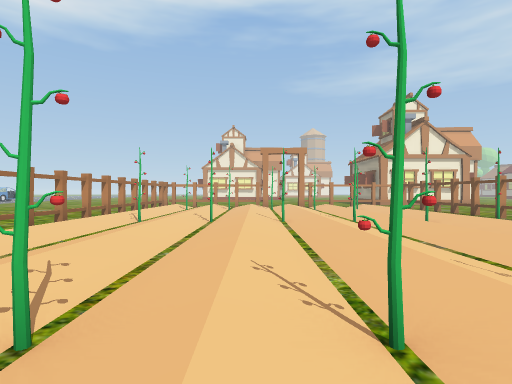
View 1 (above)

16 first-person views from a walk through a Unity game level. The camera is 1.5 m above the floor, looks level and sees 80° across. Doors are open. The floor is counted in squares, 2 m on a side. Each view is taken from the middle of a square. On the plan, view 1 faces up. The plan holds only what a view shows up to about 10 squares ahead; the rest is blank. The place goes on beyond the plan.

View 2
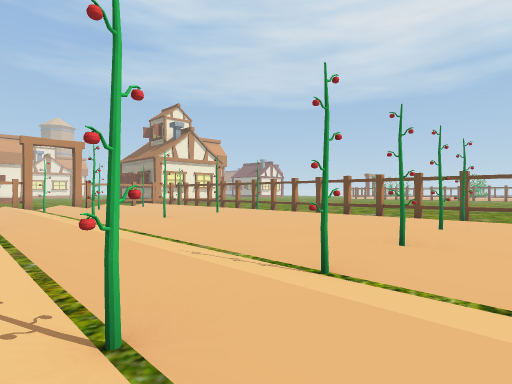

View 3
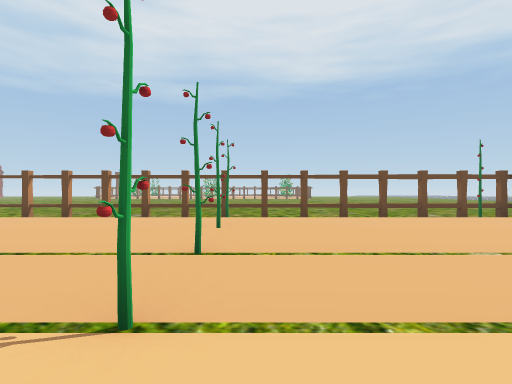

View 4
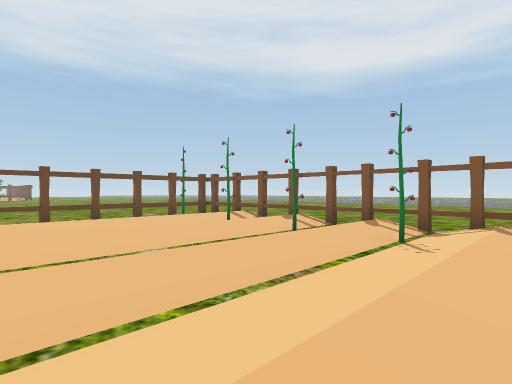

View 5
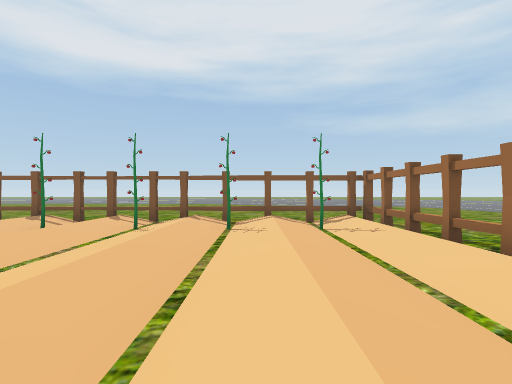

View 6
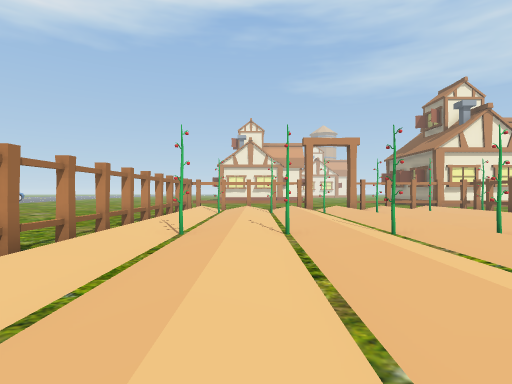

View 7
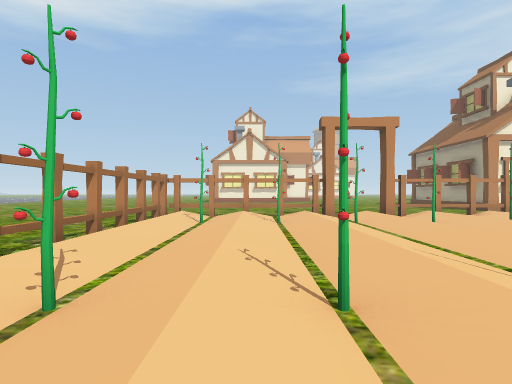

View 8
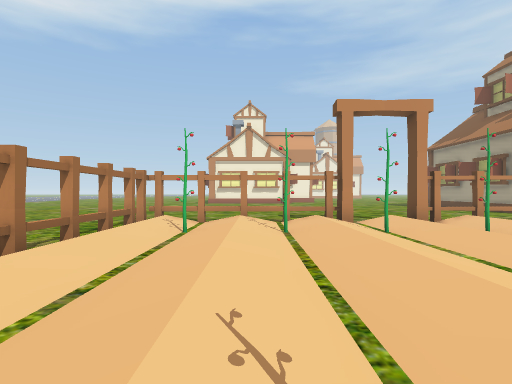

View 9
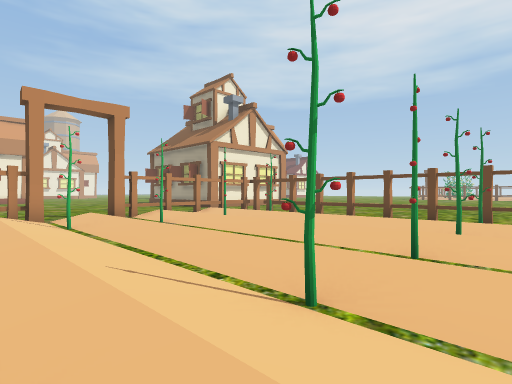

View 10
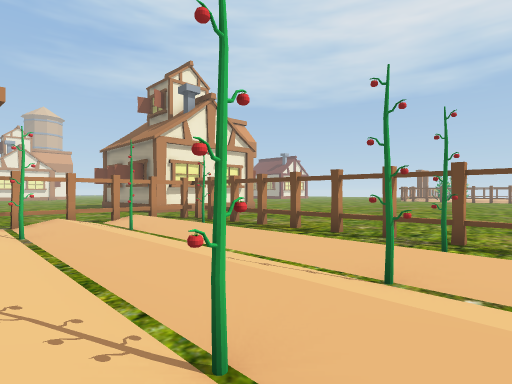

View 11
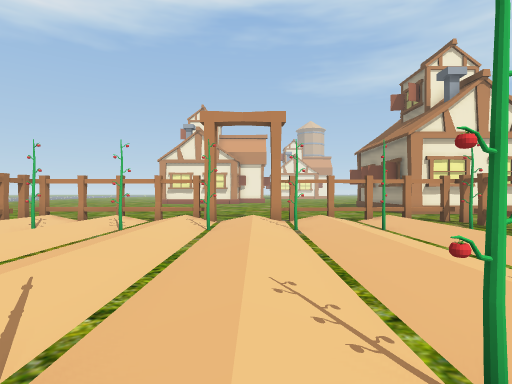

View 12
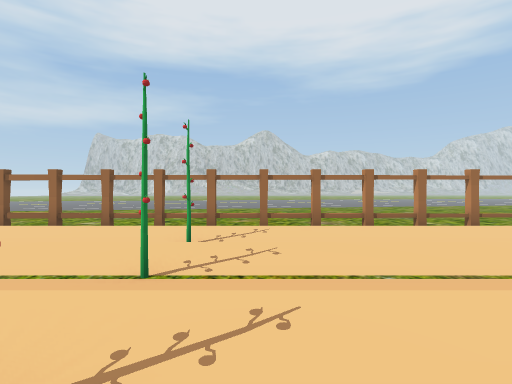

View 13
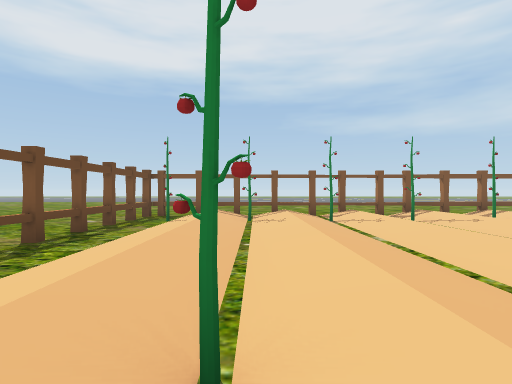

View 14
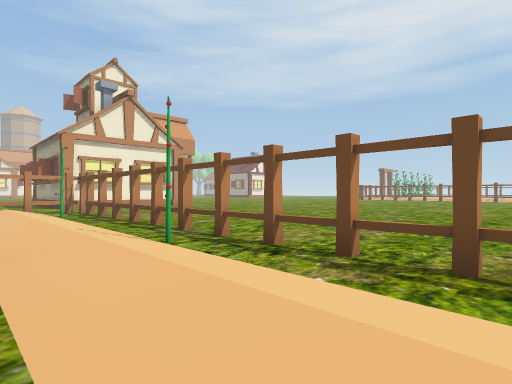

View 15
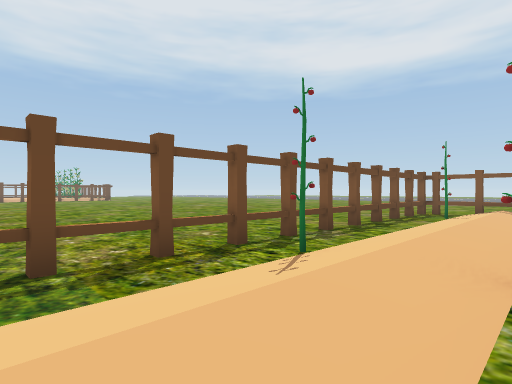

View 16
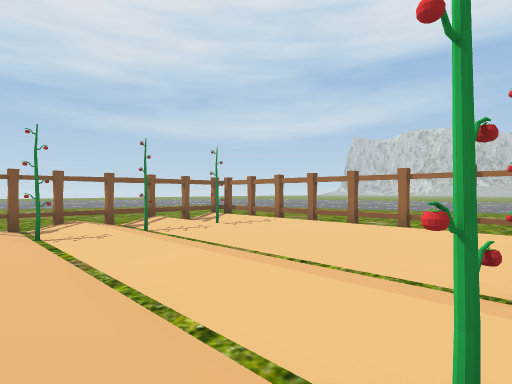

### Floor plan
Key: @ floor where view 1 was taken; # wall or solid block; x gap in a wall; . floor; / step, stairs or slope; = window, fence, low wall or low ledge; T thing the floor can be seen under or through.
Columns run from 6 left of view 1 to 17 right of it. Each row starts with its distance up from view 1.
 20          ..
 19          ...
 18 .#====#//##===#
 17 .#///////.////#.
 16 .=///#/#/#////=.
 15 .=///////./#//=.
 14 .#///////.////#..
 13 .x///////.////x...
 12 .#///////.////#....
 11 .=///////.////=....
 10 .=///////.////=......
  9 .T///#/#/#/#//T.......
  8 .T///////.////T... ....
  7  =///////.////=... .....
  6  =///////.////=... .....
  5  =///////.////=..
  4  =///////.////=... .....
  3  #///////.////T... .....
  2  #///#/#/#/#//T... ....
  1  #///////.////T... ...
  0  =////@//.////=...
 -1  =///////.////=...
 -2  T///////.////T...
 -3 .T///////.////T..
 -4 .=///////.////=..
 -5 .=///#/#/#/#//=..
 -6 .=///////.////=..
 -7 .#====#####===#..
 -8     .......
 -9      ......
-10       ....

Where each view was taken, in squares from view 1:
view 1: 0 up, 0 right, facing up
view 2: 0 up, 2 left, facing up-right
view 3: 1 up, 1 left, facing right
view 4: 0 up, 1 left, facing down-right
view 5: 2 up, 2 left, facing down
view 6: 3 up, 2 left, facing up
view 7: 7 up, 2 left, facing up
view 8: 9 up, 2 left, facing up
view 9: 8 up, 1 left, facing up-right
view 10: 8 up, 2 right, facing up-right
view 11: 8 up, 2 right, facing up
view 12: 3 up, 2 right, facing left
view 13: 3 up, 5 right, facing down
view 14: 5 up, 5 right, facing up-right
view 15: 5 up, 5 right, facing down-right
view 16: 2 up, 2 right, facing down-left
